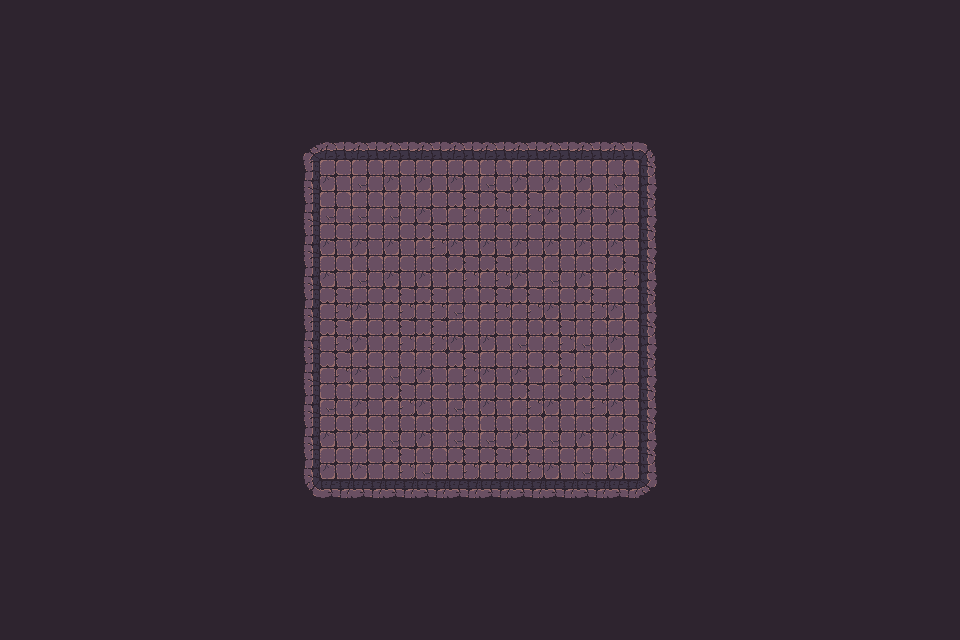

This is a level from a 2D game, rendered from its Tiled map with the project's own tilesets. A one-line summary and the complete map file follow:
An orthogonal 30x20 tile map with 32x32 px tiles, 1 tile layer (Tile layer 1), 2 tilesets and 57 objects.

<map version="1.10" tiledversion="1.11.2" orientation="orthogonal" renderorder="right-down" width="30" height="20" tilewidth="32" tileheight="32" infinite="0" nextlayerid="3" nextobjectid="1">
    <tileset firstgid="1" name="Town Tileset" tilewidth="32" tileheight="32" tilecount="64" columns="8">
        <image source="../../../tiles/World H Tileset.png" trans="ff00ff" width="256" height="256" />
        <tile id="4">
            <objectgroup draworder="index" id="2">
                <object id="1" x="0" y="0" width="32" height="32" />
            </objectgroup>
        </tile>
        <tile id="5">
            <objectgroup draworder="index" id="2">
                <object id="1" x="0" y="0" width="32" height="32" />
            </objectgroup>
        </tile>
        <tile id="6">
            <objectgroup draworder="index" id="2">
                <object id="1" x="0" y="0" width="32" height="32" />
            </objectgroup>
        </tile>
        <tile id="7">
            <objectgroup draworder="index" id="2">
                <object id="1" x="0" y="0" width="32" height="32" />
            </objectgroup>
        </tile>
        <tile id="8">
            <objectgroup draworder="index" id="2">
                <object id="1" x="0" y="0" width="32" height="32" />
            </objectgroup>
        </tile>
        <tile id="10">
            <objectgroup draworder="index" id="2">
                <object id="1" x="0" y="32" width="32" height="0" />
            </objectgroup>
        </tile>
        <tile id="11">
            <objectgroup draworder="index" id="2">
                <object id="1" x="0" y="32" width="32" height="0" />
                <object id="2" x="32" y="0" width="0" height="32" />
            </objectgroup>
        </tile>
        <tile id="12">
            <objectgroup draworder="index" id="2">
                <object id="1" x="32" y="0" width="0" height="32" />
            </objectgroup>
        </tile>
        <tile id="13">
            <objectgroup draworder="index" id="2">
                <object id="1" x="0" y="32" width="32" height="0" />
                <object id="2" x="0" y="32" width="32" height="0" />
                <object id="3" x="0" y="0" width="0" height="32" />
            </objectgroup>
        </tile>
        <tile id="14">
            <objectgroup draworder="index" id="2">
                <object id="1" x="0" y="0" width="0" height="32" />
            </objectgroup>
        </tile>
        <tile id="16">
            <objectgroup draworder="index" id="2">
                <object id="1" x="0" y="0" width="32" height="32" />
            </objectgroup>
        </tile>
        <tile id="24">
            <objectgroup draworder="index" id="2">
                <object id="1" x="0" y="0" width="32" height="32" />
            </objectgroup>
        </tile>
    </tileset>
    <tileset firstgid="65" name="Dungeon Crawler Tileset" tilewidth="32" tileheight="32" tilecount="100" columns="10">
        <image source="../../../tiles/Dungeon_Tile.png" trans="" width="320" height="320" />
        <tile id="2">
            <objectgroup draworder="index" id="2">
                <object id="1" x="0" y="0" width="32" height="32" />
            </objectgroup>
        </tile>
        <tile id="3">
            <objectgroup draworder="index" id="2">
                <object id="1" x="0" y="0" width="32" height="32" />
            </objectgroup>
        </tile>
        <tile id="4">
            <objectgroup draworder="index" id="2">
                <object id="1" x="0" y="0" width="32" height="32" />
            </objectgroup>
        </tile>
        <tile id="5">
            <objectgroup draworder="index" id="2">
                <object id="1" x="0" y="0" width="32" height="32" />
            </objectgroup>
        </tile>
        <tile id="6">
            <objectgroup draworder="index" id="2">
                <object id="1" x="0" y="0" width="32" height="32" />
            </objectgroup>
        </tile>
        <tile id="8">
            <objectgroup draworder="index" id="2">
                <object id="1" x="0" y="0" width="32" height="32" />
            </objectgroup>
        </tile>
        <tile id="12">
            <objectgroup draworder="index" id="2">
                <object id="1" x="0" y="0" width="32" height="32" />
            </objectgroup>
        </tile>
        <tile id="13">
            <objectgroup draworder="index" id="2">
                <object id="1" x="0" y="0" width="32" height="32" />
            </objectgroup>
        </tile>
        <tile id="14">
            <objectgroup draworder="index" id="2">
                <object id="1" x="0" y="0" width="32" height="32" />
            </objectgroup>
        </tile>
        <tile id="15">
            <objectgroup draworder="index" id="2">
                <object id="1" x="0" y="0" width="32" height="32" />
            </objectgroup>
        </tile>
        <tile id="16">
            <objectgroup draworder="index" id="2">
                <object id="1" x="0" y="0" width="32" height="32" />
            </objectgroup>
        </tile>
        <tile id="18">
            <objectgroup draworder="index" id="2">
                <object id="1" x="0" y="0" width="32" height="32" />
            </objectgroup>
        </tile>
        <tile id="22">
            <objectgroup draworder="index" id="2">
                <object id="1" x="0" y="0" width="32" height="32" />
            </objectgroup>
        </tile>
        <tile id="23">
            <objectgroup draworder="index" id="2">
                <object id="1" x="0" y="0" width="32" height="32" />
            </objectgroup>
        </tile>
        <tile id="24">
            <objectgroup draworder="index" id="2">
                <object id="1" x="0" y="0" width="32" height="32" />
            </objectgroup>
        </tile>
        <tile id="25">
            <objectgroup draworder="index" id="2">
                <object id="1" x="0" y="0" width="32" height="32" />
            </objectgroup>
        </tile>
        <tile id="26">
            <objectgroup draworder="index" id="2">
                <object id="1" x="0" y="0" width="32" height="32" />
            </objectgroup>
        </tile>
        <tile id="28">
            <objectgroup draworder="index" id="2">
                <object id="1" x="0" y="0" width="32" height="32" />
            </objectgroup>
        </tile>
        <tile id="32">
            <objectgroup draworder="index" id="2">
                <object id="1" x="0" y="0" width="32" height="32" />
            </objectgroup>
        </tile>
        <tile id="33">
            <objectgroup draworder="index" id="2">
                <object id="1" x="0" y="0" width="32" height="32" />
            </objectgroup>
        </tile>
        <tile id="34">
            <objectgroup draworder="index" id="2">
                <object id="1" x="0" y="0" width="32" height="32" />
            </objectgroup>
        </tile>
        <tile id="35">
            <objectgroup draworder="index" id="2">
                <object id="1" x="0" y="0" width="32" height="32" />
            </objectgroup>
        </tile>
        <tile id="36">
            <objectgroup draworder="index" id="2">
                <object id="1" x="0" y="0" width="32" height="32" />
            </objectgroup>
        </tile>
        <tile id="38">
            <objectgroup draworder="index" id="2">
                <object id="1" x="0" y="0" width="32" height="32" />
            </objectgroup>
        </tile>
        <tile id="42">
            <objectgroup draworder="index" id="2">
                <object id="1" x="0" y="0" width="32" height="32" />
            </objectgroup>
        </tile>
        <tile id="43">
            <objectgroup draworder="index" id="2">
                <object id="1" x="0" y="0" width="32" height="32" />
            </objectgroup>
        </tile>
        <tile id="44">
            <objectgroup draworder="index" id="2">
                <object id="1" x="0" y="0" width="32" height="32" />
            </objectgroup>
        </tile>
        <tile id="45">
            <objectgroup draworder="index" id="2">
                <object id="1" x="0" y="0" width="32" height="32" />
            </objectgroup>
        </tile>
        <tile id="46">
            <objectgroup draworder="index" id="2">
                <object id="1" x="0" y="0" width="32" height="32" />
            </objectgroup>
        </tile>
        <tile id="48">
            <objectgroup draworder="index" id="2">
                <object id="1" x="0" y="0" width="32" height="32" />
            </objectgroup>
        </tile>
        <tile id="52">
            <objectgroup draworder="index" id="2">
                <object id="1" x="0" y="0" width="32" height="32" />
            </objectgroup>
        </tile>
        <tile id="53">
            <objectgroup draworder="index" id="2">
                <object id="1" x="0" y="0" width="32" height="32" />
            </objectgroup>
        </tile>
        <tile id="54">
            <objectgroup draworder="index" id="2">
                <object id="1" x="0" y="0" width="32" height="32" />
            </objectgroup>
        </tile>
        <tile id="55">
            <objectgroup draworder="index" id="2">
                <object id="1" x="0" y="0" width="32" height="32" />
            </objectgroup>
        </tile>
        <tile id="56">
            <objectgroup draworder="index" id="2">
                <object id="1" x="0" y="0" width="32" height="32" />
            </objectgroup>
        </tile>
        <tile id="58">
            <objectgroup draworder="index" id="2">
                <object id="1" x="0" y="0" width="32" height="32" />
            </objectgroup>
        </tile>
        <tile id="62">
            <objectgroup draworder="index" id="2">
                <object id="1" x="0" y="0" width="32" height="32" />
            </objectgroup>
        </tile>
        <tile id="63">
            <objectgroup draworder="index" id="2">
                <object id="1" x="0" y="0" width="32" height="32" />
            </objectgroup>
        </tile>
        <tile id="64">
            <objectgroup draworder="index" id="2">
                <object id="1" x="0" y="0" width="32" height="32" />
            </objectgroup>
        </tile>
        <tile id="65">
            <objectgroup draworder="index" id="2">
                <object id="1" x="0" y="0" width="32" height="32" />
            </objectgroup>
        </tile>
        <tile id="66">
            <objectgroup draworder="index" id="2">
                <object id="1" x="0" y="0" width="32" height="32" />
            </objectgroup>
        </tile>
        <tile id="68">
            <objectgroup draworder="index" id="2">
                <object id="1" x="0" y="0" width="32" height="32" />
            </objectgroup>
        </tile>
    </tileset>
    <layer id="1" name="Tile layer 1" width="30" height="20">
        <data encoding="csv">
122,122,122,122,122,122,122,122,122,122,122,122,122,122,122,122,122,122,122,122,122,122,122,122,122,122,122,122,122,122,
122,122,122,122,122,122,122,122,122,122,122,122,122,122,122,122,122,122,122,122,122,122,122,122,122,122,122,122,122,122,
122,122,122,122,122,122,122,122,122,122,122,122,122,122,122,122,122,122,122,122,122,122,122,122,122,122,122,122,122,122,
122,122,122,122,122,122,122,122,122,122,122,122,122,122,122,122,122,122,122,122,122,122,122,122,122,122,122,122,122,122,
122,122,122,122,122,122,122,122,122,67,68,68,68,68,68,68,68,68,68,68,69,122,122,122,122,122,122,122,122,122,
122,122,122,122,122,122,122,122,122,77,75,66,75,75,75,66,75,75,75,66,79,122,122,122,122,122,122,122,122,122,
122,122,122,122,122,122,122,122,122,77,66,66,66,75,65,65,65,75,75,75,79,122,122,122,122,122,122,122,122,122,
122,122,122,122,122,122,122,122,122,77,75,75,75,65,75,75,75,75,75,75,79,122,122,122,122,122,122,122,122,122,
122,122,122,122,122,122,122,122,122,77,75,66,75,75,65,65,75,66,75,65,79,122,122,122,122,122,122,122,122,122,
122,122,122,122,122,122,122,122,122,77,65,75,65,65,66,65,65,75,65,75,79,122,122,122,122,122,122,122,122,122,
122,122,122,122,122,122,122,122,122,77,65,75,65,65,75,75,66,65,66,75,79,122,122,122,122,122,122,122,122,122,
122,122,122,122,122,122,122,122,122,77,65,75,66,75,65,75,75,65,66,75,79,122,122,122,122,122,122,122,122,122,
122,122,122,122,122,122,122,122,122,77,66,75,65,75,66,75,65,75,65,75,79,122,122,122,122,122,122,122,122,122,
122,122,122,122,122,122,122,122,122,77,75,75,66,75,66,66,75,66,75,75,79,122,122,122,122,122,122,122,122,122,
122,122,122,122,122,122,122,122,122,77,75,75,65,66,65,65,65,75,66,75,79,122,122,122,122,122,122,122,122,122,
122,122,122,122,122,122,122,122,122,87,88,88,88,88,88,88,88,88,88,88,89,122,122,122,122,122,122,122,122,122,
122,122,122,122,122,122,122,122,122,122,122,122,122,122,122,122,122,122,122,122,122,122,122,122,122,122,122,122,122,122,
122,122,122,122,122,122,122,122,122,122,122,122,122,122,122,122,122,122,122,122,122,122,122,122,122,122,122,122,122,122,
122,122,122,122,122,122,122,122,122,122,122,122,122,122,122,122,122,122,122,122,122,122,122,122,122,122,122,122,122,122,
122,122,122,122,122,122,122,122,122,122,122,122,122,122,122,122,122,122,122,122,122,122,122,122,122,122,122,122,122,122
        </data>
    </layer>
</map>
